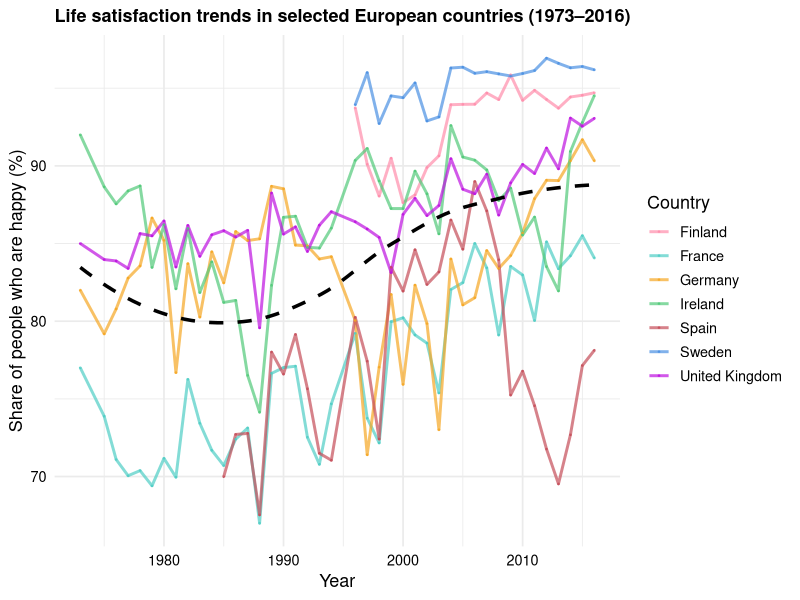
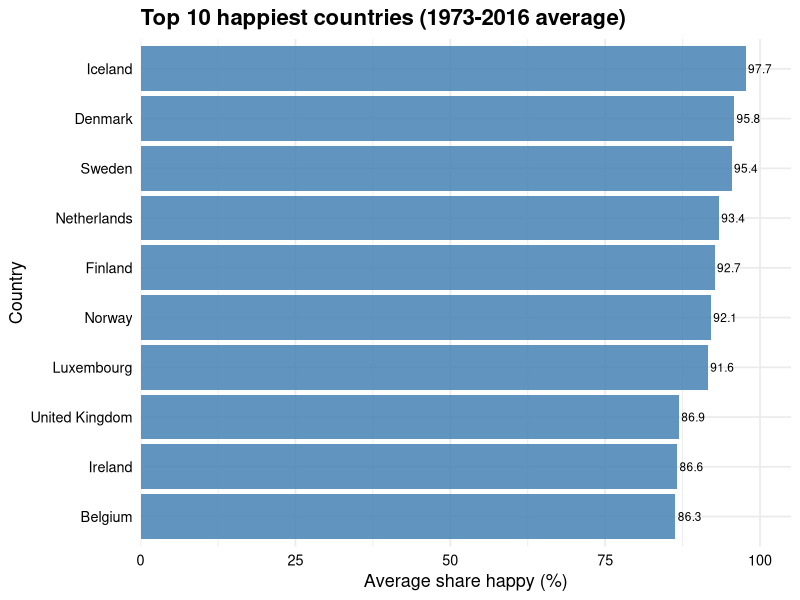
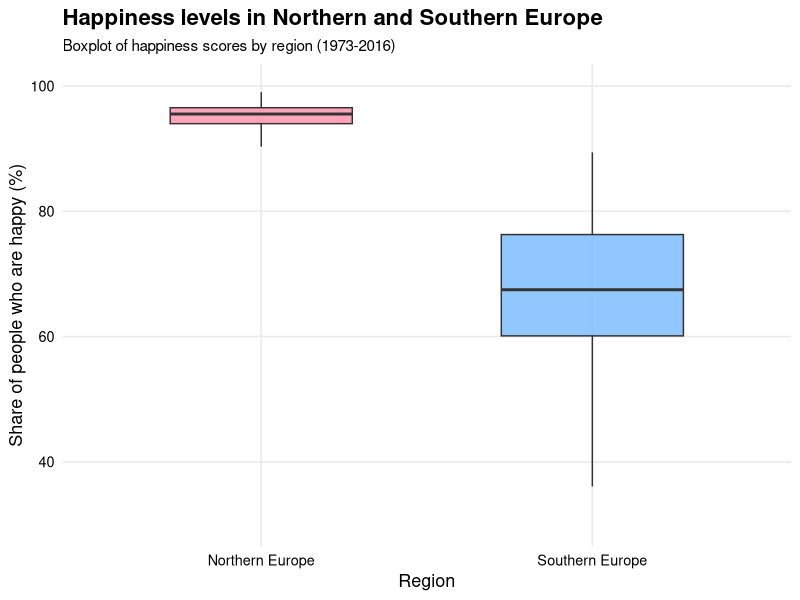
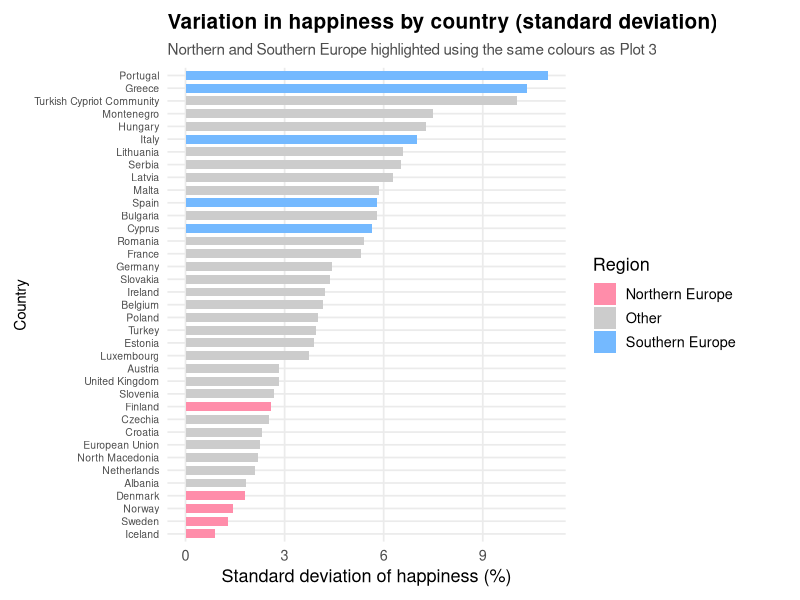

The R source for these figures, in order:
## ---- chunk 1
knitr::opts_chunk$set(
  echo = TRUE, 
  message = FALSE, 
  warning = FALSE
)

library(tidyverse) 
happy_raw <- read_csv("data/share-of-people-who-say-they-are-happy-eurobarometer.csv")

names(happy_raw)
head(happy_raw)
## ---- chunk 2
# Show raw data to illustrate structure
head(happy_raw)
## ---- chunk 3
# Rename the long happiness column to a simpler name
happy_clean <- happy_raw %>%
  rename(
    share_happy = 'Share of people who are happy (Eurobarometer 2017)'
  ) %>%
  drop_na(share_happy) # Remove rows with missing values

#Display the cleaned data
head(happy_clean)
## ---- chunk 4
# Select a set of focus countries
countries_focus <- c(
  "Sweden", "Finland", "Ireland", "United Kingdom", "Germany", "France", "Spain"
)

# Filter the dataset to include only these countries
happy_focus <- happy_clean %>%
  filter(Entity %in% countries_focus)

#Plot line chart of happiness over time
ggplot (happy_focus, aes(x = Year, y = share_happy, color = Entity)) + 
  geom_line(linewidth = 1, alpha = 0.7) + 
  geom_point(size = 0.3, alpha = 0.7) + 
  
  #This shows the combined smoothed trend across all countries.
   geom_smooth(aes(group = 1),
              method = "loess",
              se = FALSE,
              linewidth = 1.2,
              color = "black",
              linetype = "dashed") +
  
  scale_color_manual(values = c(
    "Sweden" = "#4A90E2", 
    "Finland" = "#FF8DAA", 
    "Ireland" = "#50C878",
    "United Kingdom" = "#BD10E0", 
    "Germany" = "#F5A623",
    "France" = "#4ECDC4",
    "Spain" = "#C44D58"
  )) + 
  
  #Improve readability of the x-axis scale
  scale_x_continuous(breaks = seq(1970, 2015, 10)) + 
  
  labs(
    title = "Life satisfaction trends in selected European countries (1973–2016)", 
    x = "Year", 
    y = "Share of people who are happy (%)", 
    color = "Country"
  ) + 
    
  theme_minimal(base_size = 13) + 
    theme(
      plot.title = element_text(face = "bold", size = 13), 
      axis.text = element_text(color = "black"), 
      legend.position = "right"
    )
## ---- chunk 5
#Calculate the mean happiness for each country
happy_country_mean <- happy_clean %>%
  group_by(Entity) %>%
  summarise(mean_happy = mean(share_happy, na.rm = TRUE)) %>%
  arrange(desc(mean_happy))

#Select the top 10 happiest countries
happy_top10 <- happy_country_mean %>% 
  slice_max(order_by = mean_happy, n = 10)

#Plot bar chart
ggplot(happy_top10, aes(x = reorder(Entity, mean_happy),y = mean_happy)) + 
  geom_col(fill = "steelblue", alpha = 0.85) + 
  
  #Flip axes so country names are easier to read
  coord_flip() + 
  
  #Add value labels at the end of each bar
   geom_text(aes(label = round(mean_happy, 1)),
            hjust = -0.1,
            size = 3) +
  #Keep y-axis within 0–100 and leave a bit of space for labels
   scale_y_continuous(limits = c(0, 100),
                     expand = expansion(mult = c(0, 0.05))) +

  labs(
    title = "Top 10 happiest countries (1973-2016 average)", 
    x = "Country", 
    y = "Average share happy (%)"
  ) + 
  theme_minimal(base_size = 13) + 
  #Make the country labels darker for better readability
  theme(plot.title = element_text(face = "bold", size = 16), 
      axis.text = element_text(color = "black"))
## ---- chunk 6
#Plot 3: Trends iin happiness by region (Northern vs Southern Europe)
northern <- c("Sweden", "Finland", "Denmark", "Norway", "Iceland") 
southern <- c("Spain", "Italy", "Portugal", "Greece", "Cyprus")

happy_region_box <- happy_clean %>%
  mutate(
    region = case_when(
      Entity %in% northern ~ "Northern Europe", 
      Entity %in% southern ~ "Southern Europe",
      TRUE ~ NA_character_
    )
  ) %>%
  drop_na(region)

#Plot trends with facet panels
ggplot(happy_region_box, aes(x = region, y = share_happy, fill = region)) + 
 geom_boxplot(width = 0.55, alpha = 0.8, outlier.shape = NA) +
   scale_fill_manual(values = c("Northern Europe" = "#FF8DAA",
                               "Southern Europe" = "#74B9FF")) +
  
  #Set Y-axis range to focus on relevant values
  scale_y_continuous(limits = c(30,100)) + 
  
  labs(
    title = "Happiness levels in Northern and Southern Europe", 
    subtitle = "Boxplot of happiness scores by region (1973-2016)", 
    x = "Region", 
    y = "Share of people who are happy (%)"
  ) + 
  
  theme_minimal(base_size = 13) + 
  theme(
    legend.position = "none", 
    plot.title = element_text(face = "bold", size = 16),
    plot.subtitle = element_text(size = 11), 
    axis.text = element_text(color = "black"), 
    panel.grid.minor = element_blank()
  )
## ---- chunk 7
# Calculate standard deviation for each country
happy_sd <- happy_clean %>%
  group_by(Entity) %>%
  summarise(sd_happy = sd(share_happy, na.rm = TRUE)) %>%
  arrange(desc(sd_happy))

# Add region info to match Plot 3 colours
happy_sd <- happy_sd %>%
  mutate(
    region = case_when(
      Entity %in% northern ~ "Northern Europe",
      Entity %in% southern ~ "Southern Europe",
      TRUE ~ "Other"
    )
  )
# Define consistent colours (same as Plot 3)
region_colours <- c(
  "Northern Europe" = "#FF8DAA",   # pink
  "Southern Europe" = "#74B9FF",   # blue
  "Other" = "grey80"               # grey
)

# Plot
ggplot(happy_sd, aes(x = reorder(Entity, sd_happy),
                     y = sd_happy,
                     fill = region)) + 
  geom_col(width = 0.7) +
  coord_flip() +

  scale_fill_manual(values = region_colours) +

  labs(
    title = "Variation in happiness by country (standard deviation)",
    subtitle = "Northern and Southern Europe highlighted using the same colours as Plot 3",
    x = "Country",
    y = "Standard deviation of happiness (%)",
    fill = "Region"
  ) +

  theme_minimal(base_size = 13) +
  theme(
    axis.text.y = element_text(size = 7.5),     # reduce crowding
    axis.title.y = element_text(size = 11),
    plot.margin = margin(10, 40, 10, 10),       # more right space
    legend.position = "right",
    plot.title = element_text(face = "bold", size = 15),
    plot.subtitle = element_text(size = 11, color = "grey30"),
    panel.grid.minor = element_blank()
  )
